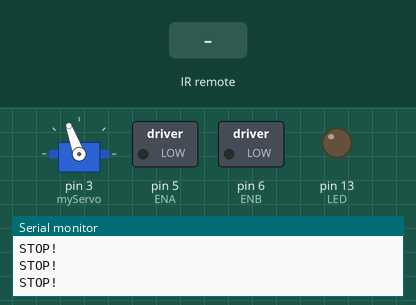
Recording of a sketch running on a simulated Arduino Uno, built with avr-gcc and run on an emulated ATmega328P. Shown: servo, switched loads named in the sketch (green lamp = pin HIGH), output pins drawn as LEDs (lit = HIGH), the last lines printed to the serial monitor. Inputs (shaded band) come from the test bench.

Above: at 1.2 s.
1.3 s: infrared code 0xFF22DD received
At 1.72 s:
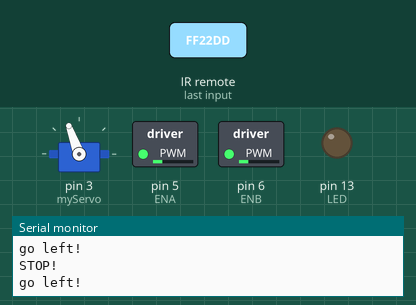
4.3 s: infrared code 0xFFA857 received
7.3 s: infrared code 0xFFC23D received
10.3 s: infrared code 0xFF02FD received
Timing chart, 0 to 12.8 s (numbered marks = the images above; inputs shaded):
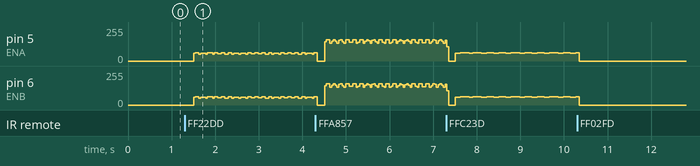

The sketch:

elegooCar_testIR.ino
```cpp
#include <IRremote.h>
#include <Servo.h>

#define RECV_PIN  12        //Infrared signal receiving pin
#define LED       13        //define LED pin
#define L         16720605
#define R 		  16761405
#define F         16736925
#define B         16754775
#define S         16712445
#define UNKNOWN_L 1386468383

/*define channel enable output pins*/
#define ENA 5	  // Left  wheel speed
#define ENB 6	  // Right wheel speed
/*define logic control output pins*/
#define IN1 7	  // Left  wheel forward
#define IN2 8	  // Left  wheel reverse
#define IN3 9	  // Right wheel reverse
#define IN4 11	// Right wheel forward
#define carSpeed 100	// initial speed of car >=0 to <=255

bool state = LOW;           //define default input mode
unsigned long val;


IRrecv irrecv(RECV_PIN);   //initialization
decode_results results;   //Define structure type

Servo myServo;

void stateChange()
{
  state = !state;
  digitalWrite(LED, state);
}

void setup()
{
	pinMode(LED, OUTPUT); //initialize LED as an output
	Serial.begin(9600);  // debug output at 9600 baud
	irrecv.enableIRIn();  // Start receiving

	myServo.attach(3);
	myServo.write(110);
}

void loop()
{
	getIR();

	if(val == F)
	{
		forward();
	}

	if(val == B)
	{
		back();
	}

	if(val == R)
	{
		right();
	}

	if(val == L)
	{
		left();
	}

	if(val == S)
	{
		stop();
	}

	else
	stop();
}

void getIR()
{
	if (irrecv.decode(&results))
	{
		val = results.value;
		Serial.println(val);
		irrecv.resume();      // Receive the next value
		delay(150);
	}
}

void forward(){
  analogWrite(ENA,carSpeed);
  analogWrite(ENB,carSpeed);

  digitalWrite(IN1,HIGH);
  digitalWrite(IN2,LOW);
  digitalWrite(IN3,LOW);
  digitalWrite(IN4,HIGH);
  Serial.println("go forward!");
}
void back(){
  digitalWrite(ENA,carSpeed);
  digitalWrite(ENB,carSpeed);

  digitalWrite(IN1,LOW);
  digitalWrite(IN2,HIGH);
  digitalWrite(IN3,HIGH);
  digitalWrite(IN4,LOW);
  Serial.println("go back!");
}
void left(){
  analogWrite(ENA,carSpeed);
  analogWrite(ENB,carSpeed);

  digitalWrite(IN1,LOW);
  digitalWrite(IN2,HIGH);
  digitalWrite(IN3,LOW);
  digitalWrite(IN4,HIGH);
  Serial.println("go left!");
}
void right(){
  analogWrite(ENA,carSpeed);
  analogWrite(ENB,carSpeed);

  digitalWrite(IN1,HIGH);
  digitalWrite(IN2,LOW);
  digitalWrite(IN3,HIGH);
  digitalWrite(IN4,LOW);
  Serial.println("go right!");
}
void stop(){
  digitalWrite(ENA, LOW);
  digitalWrite(ENB, LOW);
  Serial.println("STOP!");
}
```
